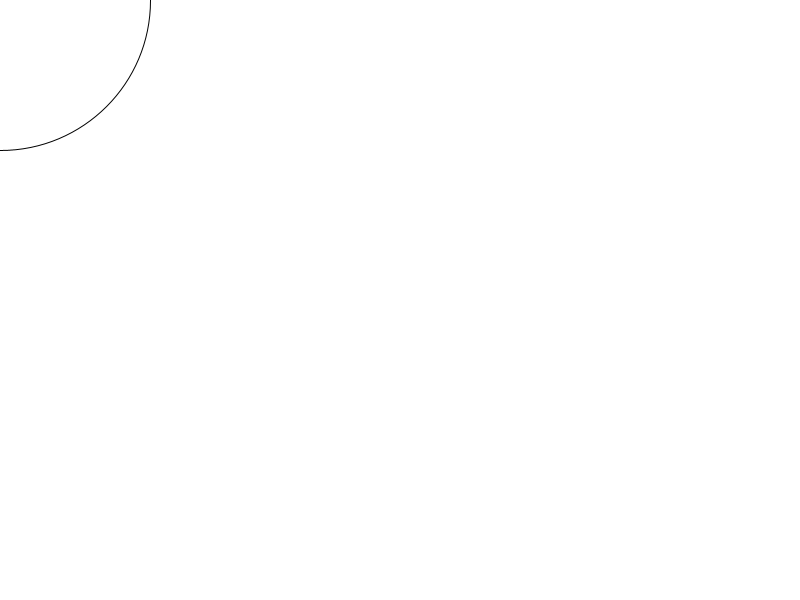
Frame 1 (no input)
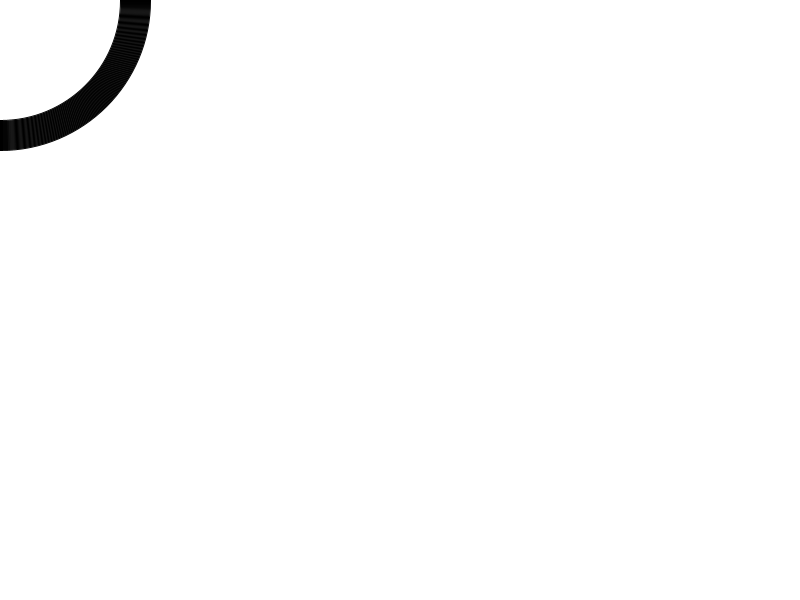
Frame 60 (the mouse pressed at the canvas centre just before this capture)
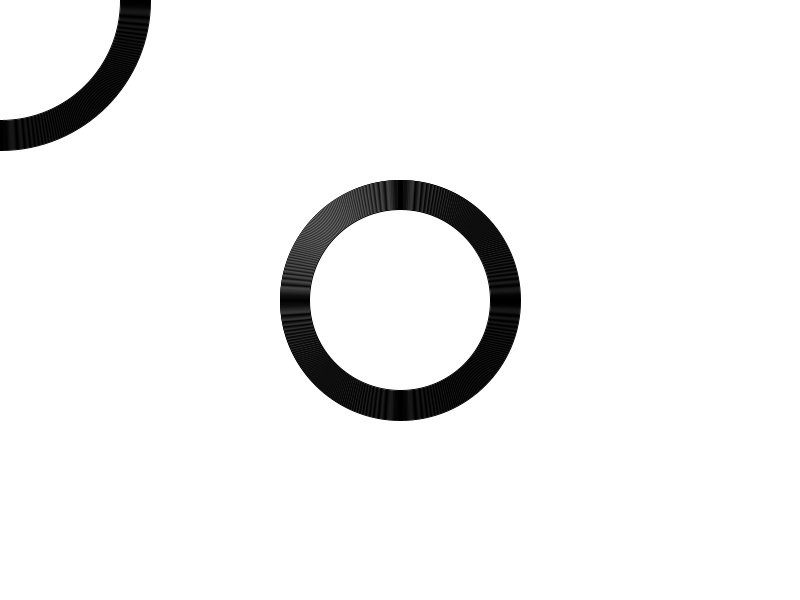
Frame 120 (the mouse held since frame 60 and released just before this capture)

The Processing sketch that drew these frames (run headless with seeded random() and noise(); from frame 60 on, the mouse is pressed at the canvas centre):

// Processing sketch: No_Colour_Code
// ── No_Colour_Code.pde
float circle_size = 300;
int mode = 1;
float r = 0;
float g = 0;
float b = 0;

void setup(){
  size(800,600);
  background(255,255,255);
}


void draw(){
  stroke(r,g,b);
  ellipse(mouseX,mouseY,circle_size,circle_size);
  circle_size -= mode;
  if(circle_size <= 50){
    mode = -1;
  }
  if(circle_size > 300){
    mode = 1;
  }
}
